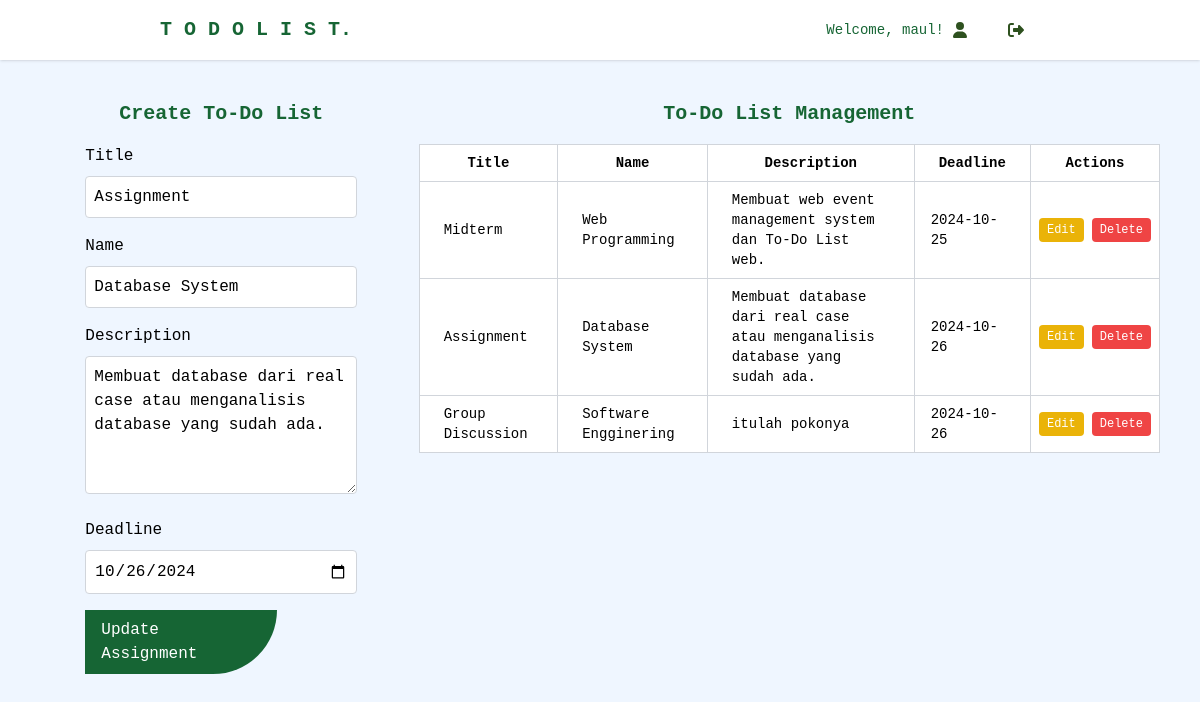
The app's page /src/assignment.php?edit=20 (signed in) with its own data.
### tables this page shows
CREATE TABLE `assignments` (
  `id` int(11) NOT NULL,
  `title` varchar(100) NOT NULL,
  `name` varchar(100) DEFAULT NULL,
  `description` varchar(255) DEFAULT NULL,
  `deadline` date NOT NULL,
  `status` enum('unfinished','completed') DEFAULT 'unfinished'
);

### src/assignment.php (the view, shortened to what this page needs)
<?php
include('config.php');
$editAssignment = [];
if (isset($_GET['edit'])) {
    $assignment_id = $_GET['edit'];
    $query = "SELECT * FROM assignments WHERE id = ?";
    $stmt = $conn->prepare($query);
    $stmt->bind_param("i", $assignment_id);
    $stmt->execute();
    $result = $stmt->get_result();
    if ($result->num_rows > 0) {
        $editAssignment = $result->fetch_assoc();
    } else {
        $_SESSION['errorMessage'] = "Assignment not found.";
    }
}
$query = "SELECT * FROM assignments";
$result = $conn->query($query);
?>
<!DOCTYPE html>
<html lang="en">
<head>
    <link href="../css/output.css" rel="stylesheet">
</head>
<body class="bg-blue-50 font-mono">
    <?php include 'navbar.php'; ?>
    <div class="container mx-auto max-w-7xl p-">
        <div class="grid grid-cols-1 lg:grid-cols-3 gap-4 m-10">
            <div class="lg:col-span-1 w-full lg:w-3/4 mx-auto">
                <h3 class="text-xl font-bold mb-4 text-center text-green-800">Create To-Do List</h3>
                <form action="assignment.php" method="POST" class="mb-6">
                    <div class="mb-4">
                        <label for="title" class="block mb-2">Title</label>
                        <input type="text" id="title" name="title" placeholder="Enter Title" value="<?= isset($_GET['edit']) ? htmlspecialchars($editAssignment['title']) : '' ?>" required class="border border-gray-300 p-2 w-full rounded">
                    </div>
                    <div class="mb-4">
                        <label for="name" class="block mb-2">Name</label>
                        <input type="text" id="name" name="name" placeholder="Enter Name" value="<?= isset($_GET['edit']) ? htmlspecialchars($editAssignment['name']) : '' ?>" required class="border border-gray-300 p-2 w-full rounded">
                    </div>
                    <div class="mb-4">
                        <label for="description" class="block mb-2">Description</label>
                        <textarea id="description" name="description" placeholder="Description..." rows="5" required class="border border-gray-300 p-2 w-full rounded"><?= isset($_GET['edit']) ? htmlspecialchars($editAssignment['description']) : '' ?></textarea>
                    </div>
                    <div class="mb-4">
                        <label for="deadline" class="block mb-2">Deadline</label>
                        <input type="date" id="deadline" name="deadline" value="<?= isset($_GET['edit']) ? htmlspecialchars($editAssignment['deadline']) : '' ?>" required class="border border-gray-300 p-2 w-full rounded">
                    </div>
                    <div class="flex justify-start">
                        <button type="submit" class="bg-green-800 hover:bg-green-700 text-white px-4 py-2 w-48 p-2 rounded-ee-full text-start">
                            <?= isset($_GET['edit']) ? 'Update Assignment' : 'Submit' ?>
                        </button>
                    </div>
                </form>
            </div>
            <div class="lg:col-span-2 w-full mx-auto">
                <h3 class="text-xl font-bold mb-4 text-center text-green-800">To-Do List Management</h3>
                <table class="min-w-full border-collapse bg-white border border-gray-200 mt-4 text-sm w-full">
                    <thead>
                        <tr>
                            <th class="border border-gray-300 px-6 py-2">Title</th>
                            <th class="border border-gray-300 px-6 py-2">Name</th>
                            <th class="border border-gray-300 px-6 py-2">Description</th>
                            <th class="border border-gray-300 px-6 py-2">Deadline</th>
                            <th class="border border-gray-300 px-6 py-2">Actions</th>
                        </tr>
                    </thead>
                    <tbody>
                        <?php if ($result->num_rows > 0): ?>
                            <?php while ($row = $result->fetch_assoc()): ?>
                                <tr>
                                    <td class="border border-gray-300 px-6 py-2"><?= htmlspecialchars($row['title']) ?></td>
                                    <td class="border border-gray-300 px-6 py-2"><?= htmlspecialchars($row['name']) ?></td>
                                    <td class="border border-gray-300 px-6 py-2"><?= htmlspecialchars($row['description']) ?></td>
                                    <td class="border border-gray-300 px-4 py-2"><?= htmlspecialchars($row['deadline']) ?></td>
                                    <td class="border border-gray-300 px-2 py-2">
                                    <div class="flex space-x-2">
                                        <a href="assignment.php?edit=<?= $row['id'] ?>" class="bg-yellow-500 text-white text-xs px-2 py-1 rounded">Edit</a>
                                        <a href="assignment.php?delete=<?= $row['id'] ?>" class="bg-red-500 text-white text-xs px-2 py-1 rounded">Delete</a>
                                    </div>
                                </td>
                                </tr>
                            <?php endwhile; ?>
                        <?php else: ?>
                            <tr>
                                <td colspan="5" class="text-center border border-gray-300 px-6 py-2">No assignments found.</td>
                            </tr>
                        <?php endif; ?>
                    </tbody>
                </table>
            </div>
        </div>
    </div>
</body>
</html>

### records on screen
assignments: title "Assignment", name "Database System", description "Membuat database dari real case atau menganalisis database yang sudah ada.", deadline "10/26/2024", deadline "2024-10-26"
assignments: title "Midterm", name "Web Programming", description "Membuat web event management system dan To-Do List web.", deadline "2024-10-25"
assignments: title "Group Discussion", name "Software Engginering", description "itulah pokonya", deadline "2024-10-26"

### other values on screen
$username "maul"
